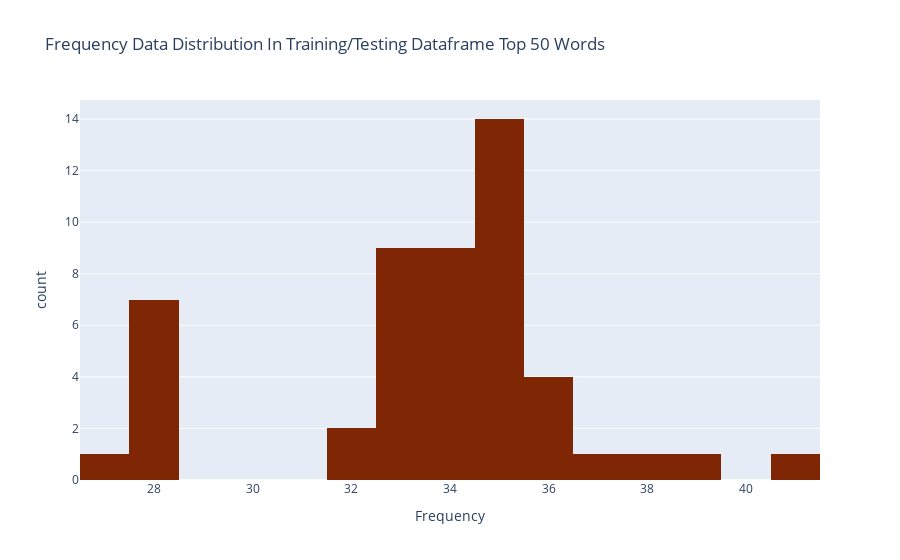

Notebook source saved alongside this figure:
### Code cell
fig = px.histogram(traintest.groupby(['Gloss'], sort=True)['Frequency'].count().sort_values(ascending=False).reset_index(),
                    x='Frequency',
                    color_discrete_sequence=px.colors.sequential.Oranges_r,
                    title='Frequency Data Distribution In Training/Testing Dataframe Top 50 Words', nbins=20)

fig.show()

### Figure 1 — Plotly figure (JSON) as saved in the notebook; plotly's stock layout.template omitted (floating-point values rounded to 4 significant figures)
{"data": [{"alignmentgroup": "True", "bingroup": "x", "hovertemplate": "Frequency=%{x}<br>count=%{y}<extra></extra>", "legendgroup": "", "marker": {"color": "rgb(127,39,4)", "pattern": {"shape": ""}}, "name": "", "nbinsx": 20, "offsetgroup": "", "orientation": "v", "showlegend": false, "type": "histogram", "x": [41, 39, 38, 37, 36, 36, 36, 36, 35, 35, 35, 35, 35, 35, 35, 35, 35, 35, 35, 35, 35, 35, 34, 34, 34, 34, 34, 34, 34, 34, 34, 33, 33, 33, 33, 33, 33, 33, 33, 33, 32, 32, 28, 28, 28, 28, 28, 28, 28, 27], "xaxis": "x", "yaxis": "y"}], "layout": {"barmode": "relative", "legend": {"tracegroupgap": 0}, "title": {"text": "Frequency Data Distribution In Training/Testing Dataframe Top 50 Words"}, "xaxis": {"anchor": "y", "domain": [0, 1], "title": {"text": "Frequency"}}, "yaxis": {"anchor": "x", "domain": [0, 1], "title": {"text": "count"}}}}
